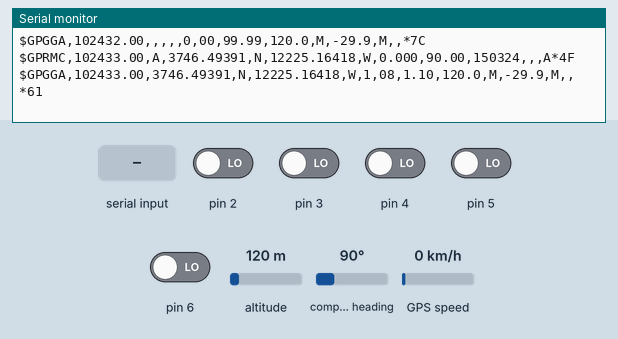
This sketch was run on a simulated Arduino Uno, built with avr-gcc and run on an emulated ATmega328P. Parts: the last lines printed to the serial monitor. Inputs (shaded band) come from the test bench; at power-on: pin 2–6 LOW, compass heading 90°, GPS speed 0 km/h, altitude 120 m. The GPS gets a fix after 3 s at 37.7749, -122.4194 with 8 satellites.

Above: at 3.3 s.
3.4 s: compass heading set to 269°
At 5.0 s:
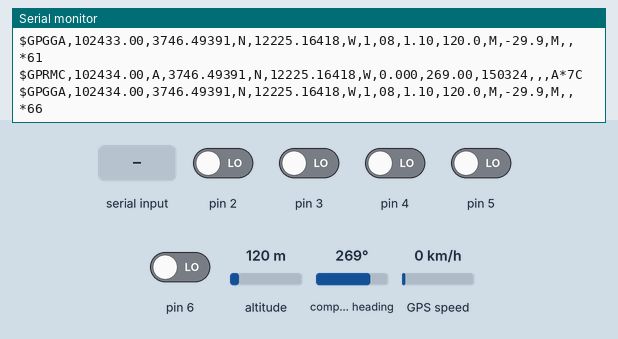
6.6 s: "1" received over the second serial link
At 7.1 s:
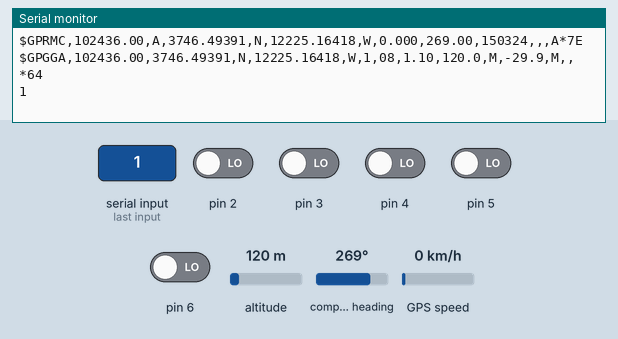
9.6 s: GPS speed set to 30 km/h
At 11.0 s:
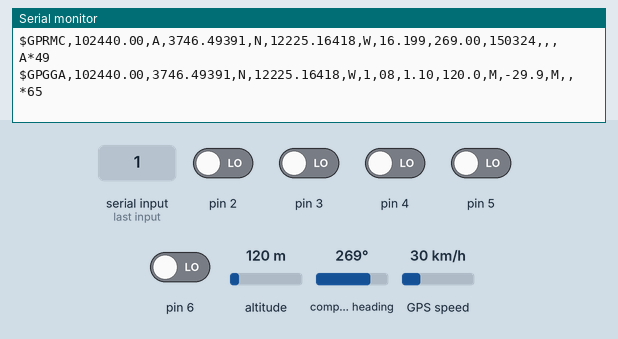
13.4 s: altitude set to 20 m
At 13.4 s:
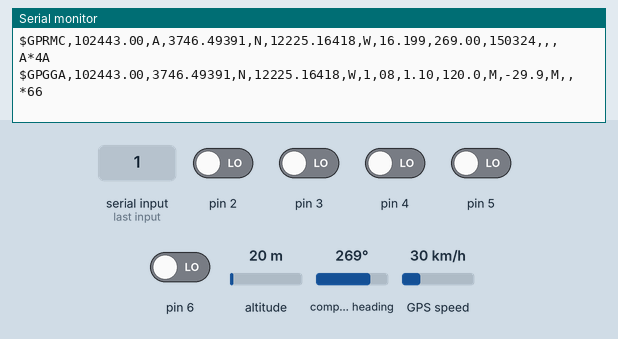
17.2 s: altitude set to 980 m
At 19.0 s:
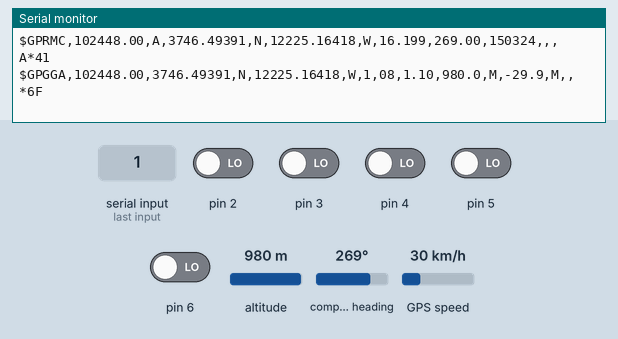
20.7 s: "0" received over the second serial link
At 20.99 s:
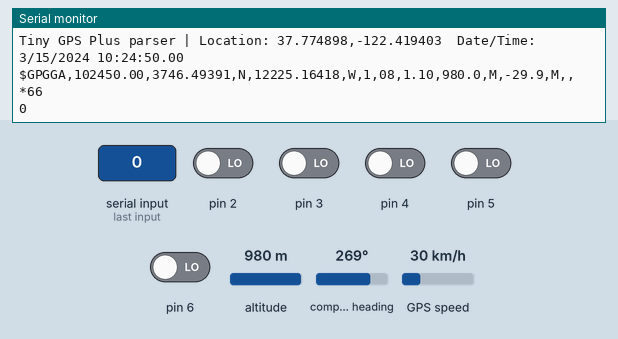

Measured:
- after the input at 3.4 s, the serial monitor: prints a new line after 0.77 s (image 1)
- after the input at 6.6 s, the serial monitor: prints a new line at once (image 2)
- after the input at 9.6 s, the serial monitor: prints a new line after 0.57 s (image 3)
- after the input at 17.2 s, the serial monitor: prints a new line after 1.0 s (image 5)
- after the input at 20.7 s, the serial monitor: prints a new line at once (image 6)

The sketch:

aglora-gps-test.ino
```cpp
/*
GPS TEST for AGLoRa device
https://github.com/Udj13/AGLoRa/
*/
#include <SoftwareSerial.h>

// Please setup library "TinyGPSPlus by Mikal Hart" from Arduino IDE library manager
#include <TinyGPSPlus.h>

// ============ GPS PIN SETTINGS ============
static const int GPS_PIN_RX = 7, GPS_PIN_TX = 8;
static const uint32_t GPSBaud = 9600;

// The TinyGPSPlus object
TinyGPSPlus gps;

// The serial connection to the GPS device
SoftwareSerial gpsSerial(GPS_PIN_RX, GPS_PIN_TX);

void setup() {
  Serial.begin(9600);
  gpsSerial.begin(GPSBaud);

  Serial.println();
  Serial.println();
  Serial.println(F("AGLoRa fast GPS connection test"));
  Serial.println(F("TinyGPSPlus library"));
  Serial.println();
}

unsigned long lastGPSPrintTime;
static const unsigned int PERIODIC_GPS_INTERVAL = 2000;  // milliseconds


void loop() {
  // This sketch displays information every time a new sentence is correctly encoded.
  while (gpsSerial.available() > 0) {
    char _nmea = gpsSerial.read();
    Serial.print(_nmea);
    if (gps.encode(_nmea)) {
      if (millis() > lastGPSPrintTime + PERIODIC_GPS_INTERVAL) {
        displayInfo();
        lastGPSPrintTime = millis();
      }
    }


    if (millis() > 5000 && gps.charsProcessed() < 10) {
      Serial.println(F("No GPS detected: check wiring."));
      while (true)
        ;
    }
  }
}

void displayInfo() {
  Serial.println();
  Serial.println();
  Serial.print(F("Tiny GPS Plus parser | "));
  Serial.print(F("Location: "));
  if (gps.location.isValid()) {
    Serial.print(gps.location.lat(), 6);
    Serial.print(F(","));
    Serial.print(gps.location.lng(), 6);
  } else {
    Serial.print(F("INVALID"));
  }

  Serial.print(F("  Date/Time: "));
  if (gps.date.isValid()) {
    Serial.print(gps.date.month());
    Serial.print(F("/"));
    Serial.print(gps.date.day());
    Serial.print(F("/"));
    Serial.print(gps.date.year());
  } else {
    Serial.print(F("INVALID"));
  }

  Serial.print(F(" "));
  if (gps.time.isValid()) {
    if (gps.time.hour() < 10) Serial.print(F("0"));
    Serial.print(gps.time.hour());
    Serial.print(F(":"));
    if (gps.time.minute() < 10) Serial.print(F("0"));
    Serial.print(gps.time.minute());
    Serial.print(F(":"));
    if (gps.time.second() < 10) Serial.print(F("0"));
    Serial.print(gps.time.second());
    Serial.print(F("."));
    if (gps.time.centisecond() < 10) Serial.print(F("0"));
    Serial.print(gps.time.centisecond());
  } else {
    Serial.print(F("INVALID"));
  }

  Serial.println();
}
```
